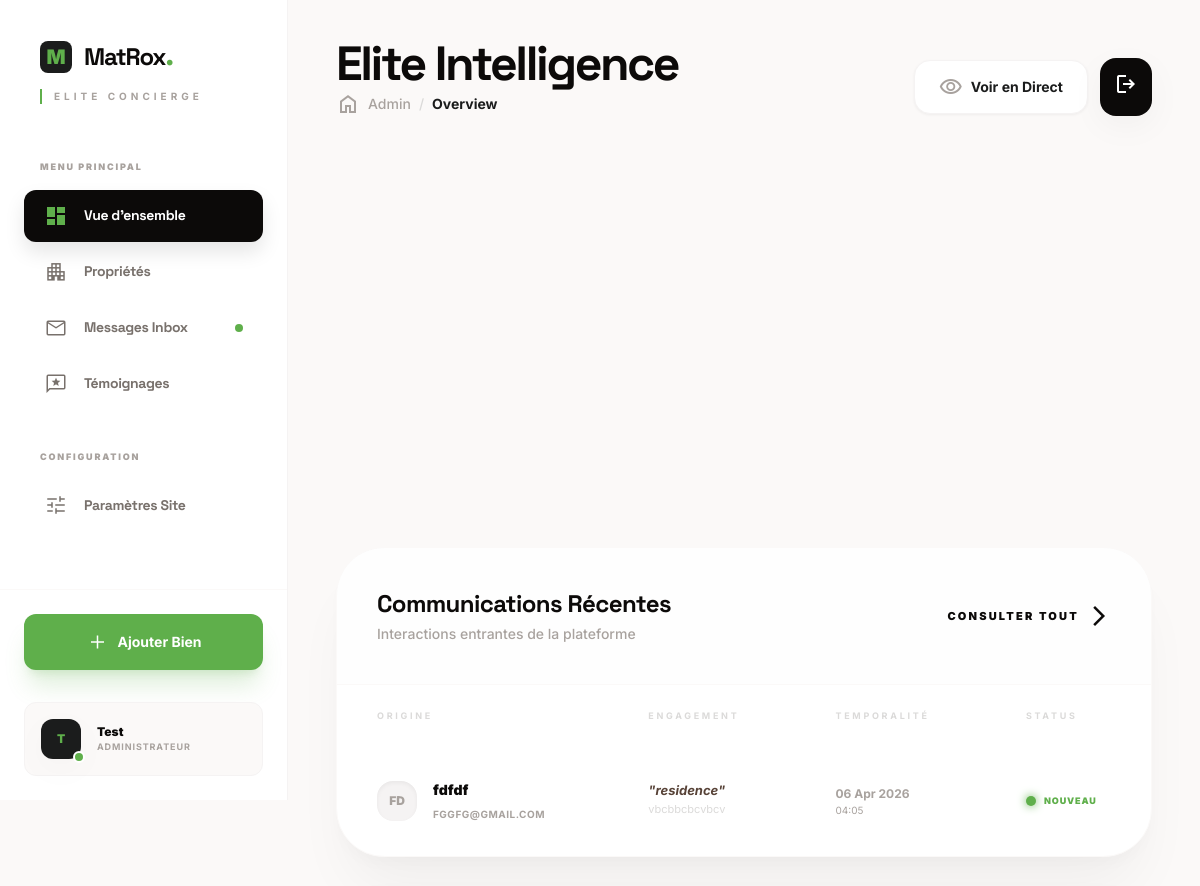
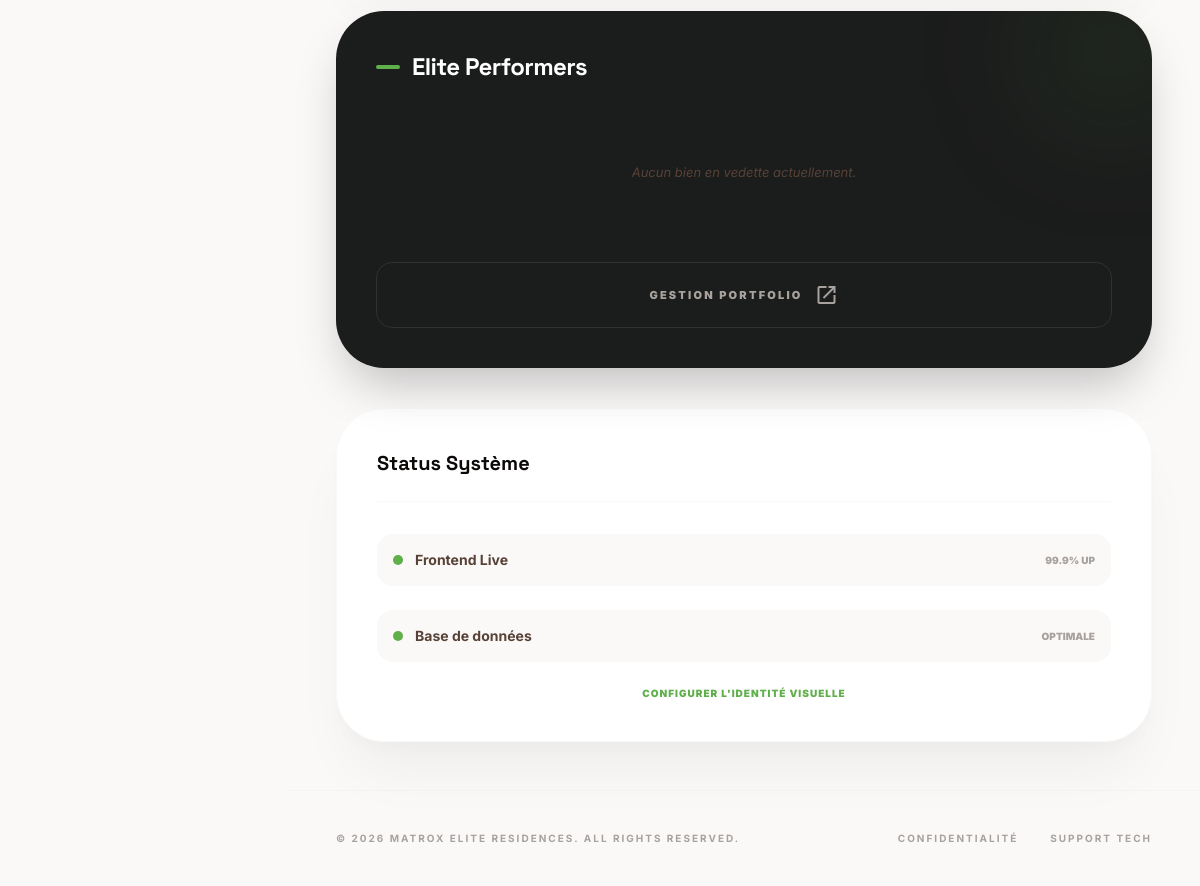
/admin-dashboard/ (signed in), run on the app's committed database (2 pictures, top to bottom).
### core/models.py (models this page shows, shortened)
class SentinelBaseModel(TimeStampedModel, ActivatorModel):
    id = models.UUIDField(
        default=uuid.uuid4,
        primary_key=True,
        unique=True,
        null=False,
        blank=False,
        editable=False,
    )
    is_deleted = models.BooleanField(_("supprimé"), default=False)
    metadata = models.JSONField(_("métadonnées"), default=dict, null=True, blank=True)
    author = models.CharField(_("auteur"), max_length=255, null=True, blank=True)
    class Meta:
        abstract = True
        ordering = ("created",)

class ContactMessage(SentinelBaseModel):
    full_name = models.CharField(_("Nom complet"), max_length=255)
    email = models.EmailField(_("Email"))
    phone = models.CharField(_("Téléphone"), max_length=50, blank=True)
    subject = models.CharField(_("Sujet"), max_length=255)
    message = models.TextField(_("Message"))
    is_read = models.BooleanField(_("Lu"), default=False)
    class Meta:
        verbose_name = _("Message de contact")
        verbose_name_plural = _("Messages de contact")
        ordering = ("-created",)

### core/views.py (the view)
# urls.py: path('admin-dashboard/', views.AdminDashboardView.as_view(), name='admin_dashboard'),
class AdminDashboardView(LoginRequiredMixin, SuperuserRequiredMixin, TemplateView):
    template_name = 'dashboard/admin_dashboard.html'
    def get_context_data(self, **kwargs):
        context = super().get_context_data(**kwargs)
        context['total_appartements'] = Appartement.objects.count()
        context['total_messages'] = ContactMessage.objects.count()
        context['recent_messages'] = ContactMessage.objects.order_by('-created')[:5]
        context['featured_appartements'] = Appartement.objects.filter(is_featured=True)[:5]
        context['revenue_simulated'] = "1,425,800 FCFA"
        return context

### templates/dashboard/admin_dashboard.html (shortened to what this page needs)
{% extends 'dashboard/dashboard_base.html' %}
{% block breadcrumb %}Overview{% endblock %}
{% block header_title %}Elite Intelligence{% endblock %}
{% block content %}
    <div class="grid grid-cols-1 md:grid-cols-2 lg:grid-cols-4 gap-8 mb-16">
    </div>
    <div class="grid grid-cols-12 gap-10">
        <div class="col-span-12 xl:col-span-8 space-y-10">
            <div class="bg-white rounded-[2rem] md:rounded-[3rem] shadow-premium border border-stone-50 overflow-hidden">
                <div class="p-6 md:p-10 border-b border-stone-50 flex flex-col sm:flex-row justify-between sm:items-center gap-4 bg-stone-50/20">
                    <div>
                        <h4 class="text-2xl font-headline font-black tracking-tight text-stone-950">Communications Récentes</h4>
                        <p class="text-sm text-stone-400 font-medium mt-1">Interactions entrantes de la plateforme</p>
                    </div>
                    <a href="{% url 'dashboard_message_list' %}" class="flex items-center gap-2 text-[11px] font-black text-stone-950 uppercase tracking-[0.2em] hover:text-primary transition-colors">
                        Consulter tout
                        <span class="material-symbols-outlined text-sm">arrow_forward_ios</span>
                    </a>
                </div>
                <div class="overflow-x-auto">
                    <table class="w-full text-left font-body">
                        <thead>
                            <tr class="text-[9px] font-black uppercase tracking-[0.3em] text-stone-300">
                                <th class="px-5 md:px-10 py-4 md:py-6 whitespace-nowrap">Origine</th>
                                <th class="px-5 md:px-10 py-4 md:py-6 whitespace-nowrap">Engagement</th>
                                <th class="px-5 md:px-10 py-4 md:py-6 whitespace-nowrap">Temporalité</th>
                                <th class="px-5 md:px-10 py-4 md:py-6 whitespace-nowrap">Status</th>
                            </tr>
                        </thead>
                        <tbody class="divide-y divide-stone-50">
                            {% for msg in recent_messages %}
                            <tr class="hover:bg-stone-50/50 transition-all duration-300">
                                <td class="px-5 md:px-10 py-5 md:py-8">
                                    <div class="flex items-center gap-4">
                                        <div class="w-10 h-10 rounded-2xl bg-stone-100 flex items-center justify-center text-xs font-black text-stone-400 shadow-inner">
                                            {{ msg.full_name|slice:":2"|upper }}
                                        </div>
                                        <div>
                                            <span class="text-[14px] font-black text-stone-950 block">{{ msg.full_name }}</span>
                                            <span class="text-[10px] text-stone-400 font-bold uppercase tracking-wider">{{ msg.email|truncatechars:20 }}</span>
                                        </div>
                                    </div>
                                </td>
                                <td class="px-5 md:px-10 py-5 md:py-8">
                                    <span class="text-[13px] font-bold text-stone-600 block italic leading-none mb-1">"{{ msg.subject|truncatechars:35 }}"</span>
                                    <span class="text-[11px] text-stone-300 block truncate max-w-[250px]">{{ msg.message|truncatechars:60 }}</span>
                                </td>
                                <td class="px-5 md:px-10 py-5 md:py-8 text-[12px] font-bold text-stone-400">
                                    {{ msg.created|date:"d M Y" }}
                                    <span class="block text-[10px] font-normal">{{ msg.created|time:"H:i" }}</span>
                                </td>
                                <td class="px-5 md:px-10 py-5 md:py-8">
                                    {% if not msg.is_read %}
                                    <div class="flex items-center gap-2 text-primary">
                                        <span class="w-2.5 h-2.5 bg-primary rounded-full shadow-[0_0_10px_#5FAF4B]"></span>
                                        <span class="text-[9px] font-black uppercase tracking-widest">Nouveau</span>
                                    </div>
                                    {% else %}
                                    <div class="flex items-center gap-2 text-stone-300">
                                        <span class="w-2.5 h-2.5 bg-stone-200 rounded-full"></span>
                                        <span class="text-[9px] font-black uppercase tracking-widest">Traité</span>
                                    </div>
                                    {% endif %}
                                </td>
                            </tr>
                            {% endfor %}
                        </tbody>
                    </table>
                </div>
            </div>
        </div>
        <div class="col-span-12 xl:col-span-4 space-y-10">
            <div class="bg-stone-900 p-6 md:p-10 rounded-[2.5rem] md:rounded-[3rem] shadow-2xl overflow-hidden relative group">
                <div class="absolute -right-10 -top-10 w-40 h-40 bg-primary/10 rounded-full blur-3xl group-hover:bg-primary/20 transition-all duration-1000"></div>
                <h4 class="text-2xl font-headline font-black text-white tracking-tight mb-10 relative z-10 flex items-center gap-3">
                    <span class="w-6 h-1 bg-primary rounded-full"></span>
                    Elite Performers
                </h4>
                <div class="space-y-8 relative z-10">
                    {% for app in featured_appartements %}
                    <div class="flex items-start gap-5 group/item">
                        <div class="w-16 h-16 rounded-[1.5rem] overflow-hidden bg-stone-800 shadow-2xl transition-transform group-hover/item:scale-105 duration-500 flex-shrink-0">
                            {% if app.main_image %}
                            <img src="{{ app.main_image.url }}" class="w-full h-full object-cover">
                            {% else %}
                            <div class="w-full h-full flex items-center justify-center text-stone-600 bg-stone-900">
                                <span class="material-symbols-outlined text-2xl">image</span>
                            </div>
                            {% endif %}
                        </div>
                        <div class="flex-1 space-y-1.5">
                            <span class="text-[14px] font-black text-white block group-hover/item:text-primary transition-colors">{{ app.name }}</span>
                            <div class="flex items-center gap-2">
                                <span class="text-[9px] text-stone-500 font-bold uppercase tracking-widest">{{ app.get_location_display }}</span>
                                <span class="w-1 h-1 bg-stone-700 rounded-full"></span>
                                <span class="text-[10px] text-primary font-black">{{ app.price_per_night }} FCFA</span>
                            </div>
                        </div>
                        <div class="text-right">
                             <span class="text-[10px] font-black text-emerald-400 bg-emerald-400/10 px-2.5 py-1 rounded-lg">98% VISIB.</span>
                        </div>
                    </div>
                    {% empty %}
                    <p class="text-stone-600 italic text-[13px] text-center py-10">Aucun bien en vedette actuellement.</p>
                    {% endfor %}
                </div>
                <a href="{% url 'dashboard_appartement_list' %}" class="w-full mt-10 py-5 flex items-center justify-center gap-3 bg-stone-900 border border-stone-800 text-stone-400 text-[11px] font-black uppercase tracking-[0.2em] rounded-2xl hover:bg-stone-800 hover:text-white transition-all duration-300">
                    Gestion Portfolio
                    <span class="material-symbols-outlined text-[16px]">open_in_new</span>
                </a>
            </div>
            <div class="bg-white p-6 md:p-10 rounded-[2.5rem] md:rounded-[3rem] shadow-premium border border-stone-50">
                <h4 class="text-xl font-headline font-black text-stone-950 mb-8 border-b border-stone-50 pb-6">Status Système</h4>
                <div class="space-y-6">
                    <div class="flex items-center justify-between p-4 bg-stone-50 rounded-2xl">
                        <div class="flex items-center gap-3">
                            <span class="w-2.5 h-2.5 bg-primary rounded-full"></span>
                            <span class="text-sm font-bold text-stone-600">Frontend Live</span>
                        </div>
                        <span class="text-[10px] font-black text-stone-400 uppercase">99.9% Up</span>
                    </div>
                    <div class="flex items-center justify-between p-4 bg-stone-50 rounded-2xl">
                        <div class="flex items-center gap-3">
                            <span class="w-2.5 h-2.5 bg-primary rounded-full"></span>
                            <span class="text-sm font-bold text-stone-600">Base de données</span>
                        </div>
                        <span class="text-[10px] font-black text-stone-400 uppercase">Optimale</span>
                    </div>
                    <a href="{% url 'dashboard_settings' %}" class="block text-center text-[10px] font-black text-primary hover:underline uppercase tracking-widest mt-4">Configurer l'identité visuelle</a>
                </div>
            </div>
        </div>
    </div>
{% endblock %}

### templates/dashboard/includes/sidebar.html
{% load static %}
<aside :class="mobileMenuOpen ? 'translate-x-0' : '-translate-x-full lg:translate-x-0'"
       class="h-screen w-72 fixed left-0 top-0 bg-white border-r border-stone-100 flex flex-col transition-transform duration-300 ease-in-out z-[58] lg:z-50">
    <div class="p-10 pb-6">
        <div class="flex items-center gap-3">
            <div class="w-8 h-8 bg-stone-900 rounded-lg flex items-center justify-center">
                <span class="text-primary font-black text-xl">M</span>
            </div>
            <a href="{% url 'home' %}">
                <h1 class="text-2xl font-black text-stone-950 tracking-tighter font-headline">MatRox<span class="text-primary text-3xl leading-none">.</span></h1>
            </a>
        </div>
        <p class="text-stone-400 text-[10px] tracking-[0.4em] uppercase font-bold mt-4 border-l-2 border-primary pl-3">Elite Concierge</p>
    </div>
    <nav class="flex-1 px-6 mt-8 space-y-1 overflow-y-auto">
        <p class="text-[9px] font-black text-stone-400 uppercase tracking-[0.2em] mb-4 px-4">Menu Principal</p>
        <a href="{% url 'admin_dashboard' %}"
           class="flex items-center gap-4 px-5 py-3.5 rounded-xl transition-all duration-300 group {% if request.resolver_match.url_name == 'admin_dashboard' %}sidebar-link-active{% else %}text-stone-500 hover:text-stone-900 hover:bg-stone-50{% endif %}">
            <span class="material-symbols-outlined dashboard-icons text-[20px] select-none">dashboard</span>
            <span class="font-headline font-bold text-[14px] tracking-tight">Vue d'ensemble</span>
        </a>
        <a href="{% url 'dashboard_appartement_list' %}"
           class="flex items-center gap-4 px-5 py-3.5 rounded-xl transition-all duration-300 group {% if 'appartement' in request.path %}sidebar-link-active{% else %}text-stone-500 hover:text-stone-900 hover:bg-stone-50{% endif %}">
            <span class="material-symbols-outlined dashboard-icons text-[20px] select-none">apartment</span>
            <span class="font-headline font-bold text-[14px] tracking-tight">Propriétés</span>
        </a>
        <a href="{% url 'dashboard_message_list' %}"
           class="flex items-center gap-4 px-5 py-3.5 rounded-xl transition-all duration-300 group {% if 'message' in request.path %}sidebar-link-active{% else %}text-stone-500 hover:text-stone-900 hover:bg-stone-50{% endif %}">
            <span class="material-symbols-outlined dashboard-icons text-[20px] select-none">mail</span>
            <span class="font-headline font-bold text-[14px] tracking-tight">Messages Inbox</span>
            {% if total_messages > 0 and not 'message' in request.path %}
            <span class="ml-auto w-2 h-2 bg-primary rounded-full"></span>
            {% endif %}
        </a>
        <a href="{% url 'dashboard_testimonial_list' %}"
           class="flex items-center gap-4 px-5 py-3.5 rounded-xl transition-all duration-300 group {% if 'testimonial' in request.path %}sidebar-link-active{% else %}text-stone-500 hover:text-stone-900 hover:bg-stone-50{% endif %}">
            <span class="material-symbols-outlined dashboard-icons text-[20px] select-none">reviews</span>
            <span class="font-headline font-bold text-[14px] tracking-tight">Témoignages</span>
        </a>
        <p class="text-[9px] font-black text-stone-400 uppercase tracking-[0.2em] mt-10 mb-4 px-4">Configuration</p>
        <a href="{% url 'dashboard_settings' %}"
           class="flex items-center gap-4 px-5 py-3.5 rounded-xl transition-all duration-300 group {% if 'settings' in request.path %}sidebar-link-active{% else %}text-stone-500 hover:text-stone-900 hover:bg-stone-50{% endif %}">
            <span class="material-symbols-outlined dashboard-icons text-[20px] select-none">tune</span>
            <span class="font-headline font-bold text-[14px] tracking-tight">Paramètres Site</span>
        </a>
    </nav>
    <div class="p-6 mt-auto border-t border-stone-50">
        <a href="{% url 'dashboard_appartement_add' %}"
           class="w-full bg-primary hover:bg-stone-900 text-white py-4 px-4 rounded-xl font-bold flex items-center justify-center gap-2 transition-all duration-500 shadow-xl shadow-primary/20 group">
            <span class="material-symbols-outlined dashboard-icons group-hover:rotate-90 transition-transform select-none">add</span>
            <span class="text-sm">Ajouter Bien</span>
        </a>
        <div class="mt-8 flex items-center gap-4 p-4 bg-stone-50 rounded-xl border border-stone-100">
            <div class="relative">
                <div class="w-10 h-10 rounded-xl bg-stone-900 flex items-center justify-center font-black text-primary text-xs shadow-lg">
                    {{ request.user.username|slice:":1"|upper }}
                </div>
                <div class="absolute -bottom-1 -right-1 w-3 h-3 bg-primary border-2 border-white rounded-full"></div>
            </div>
            <div>
                <p class="text-xs font-black text-stone-950">{{ request.user.username|title }}</p>
                <p class="text-[9px] text-stone-400 font-bold uppercase tracking-widest">Administrateur</p>
            </div>
        </div>
    </div>
</aside>

### data on the page
ContactMessage: full_name "FD", full_name "fdfdf", email "FGGFG@GMAIL.COM", subject "residence", message "vbcbbcbcvbcv", created "06 Apr 2026", created "04:05", is_read False (drawn)

### other printed values
{{ request.user.username|slice:":1"|upper }} "T"
{{ request.user.username|title }} "Test"
